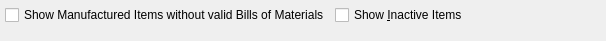
<?xml version="1.0" encoding="UTF-8"?>
<ui version="4.0">
 <comment>This file is part of the xTuple ERP: PostBooks Edition, a free and
open source Enterprise Resource Planning software suite,
Copyright (c) 1999-2019 by OpenMFG LLC, d/b/a xTuple.
It is licensed to you under the Common Public Attribution License
version 1.0, the full text of which (including xTuple-specific Exhibits)
is available at www.xtuple.com/CPAL.  By using this software, you agree
to be bound by its terms.</comment>
 <class>dspUndefinedManufacturedItems</class>
 <widget class="QWidget" name="dspUndefinedManufacturedItems">
  <property name="geometry">
   <rect>
    <x>0</x>
    <y>0</y>
    <width>606</width>
    <height>41</height>
   </rect>
  </property>
  <property name="windowTitle">
   <string>Undefined Manufactured Items</string>
  </property>
  <layout class="QVBoxLayout" name="verticalLayout">
   <property name="spacing">
    <number>0</number>
   </property>
   <item>
    <layout class="QHBoxLayout" name="horizontalLayout">
     <item>
      <widget class="XCheckBox" name="_bom">
       <property name="sizePolicy">
        <sizepolicy hsizetype="Minimum" vsizetype="Minimum">
         <horstretch>0</horstretch>
         <verstretch>0</verstretch>
        </sizepolicy>
       </property>
       <property name="text">
        <string>Show Manufactured Items without valid Bills of Materials</string>
       </property>
       <property name="tristate">
        <bool>false</bool>
       </property>
      </widget>
     </item>
     <item>
      <widget class="XCheckBox" name="_showInactive">
       <property name="text">
        <string>Show &amp;Inactive Items</string>
       </property>
      </widget>
     </item>
     <item>
      <spacer>
       <property name="orientation">
        <enum>Qt::Horizontal</enum>
       </property>
       <property name="sizeType">
        <enum>QSizePolicy::Expanding</enum>
       </property>
       <property name="sizeHint" stdset="0">
        <size>
         <width>0</width>
         <height>20</height>
        </size>
       </property>
      </spacer>
     </item>
    </layout>
   </item>
   <item>
    <spacer>
     <property name="orientation">
      <enum>Qt::Vertical</enum>
     </property>
     <property name="sizeType">
      <enum>QSizePolicy::Expanding</enum>
     </property>
     <property name="sizeHint" stdset="0">
      <size>
       <width>20</width>
       <height>0</height>
      </size>
     </property>
    </spacer>
   </item>
  </layout>
 </widget>
 <layoutdefault spacing="5" margin="5"/>
 <customwidgets>
  <customwidget>
   <class>XCheckBox</class>
   <extends>QCheckBox</extends>
   <header>xcheckbox.h</header>
  </customwidget>
 </customwidgets>
 <tabstops>
  <tabstop>_bom</tabstop>
  <tabstop>_showInactive</tabstop>
 </tabstops>
 <resources/>
 <connections/>
</ui>
